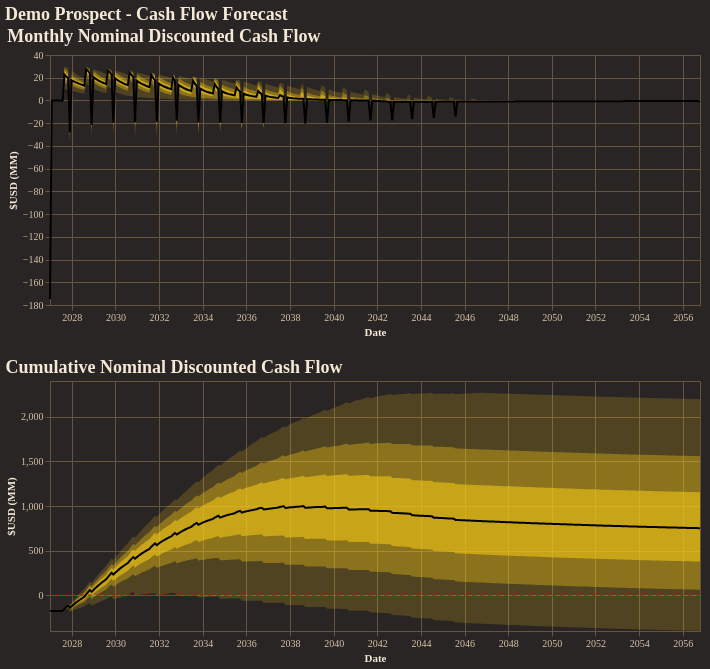

Source (notebook cell):
### Code cell
fig = reporter.plotter.combined_cash_flow_plot(
    figsize=(650, 250),
    backend=PLOTTING_BACKEND
)
fig.show()

### Figure 1 — Vega-Lite specification as saved in the notebook (floating-point values rounded to 4 significant figures; data arrays with more than 128 entries replaced by an {"elided": "..."} marker saying what was removed)
{"config": {"background": "#292524", "view": {"fill": "#292524", "stroke": "#665340"}, "title": {"color": "#f4e9d7", "font": "Merriweather", "fontSize": 18, "fontWeight": 600, "subtitleColor": "#d5c2a6", "anchor": "start"}, "axis": {"domainColor": "#665340", "gridColor": "#665340", "tickColor": "#665340", "labelColor": "#d5c2a6", "titleColor": "#f4e9d7", "labelFont": "Merriweather", "titleFont": "Merriweather"}, "legend": {"titleColor": "#f4e9d7", "labelColor": "#d5c2a6", "labelFont": "Merriweather", "titleFont": "Merriweather", "orient": "top-right", "symbolType": "circle"}, "header": {"labelColor": "#d5c2a6", "titleColor": "#f4e9d7", "labelFont": "Merriweather", "titleFont": "Merriweather"}, "mark": {"color": "#c78d3b"}, "line": {"color": "#c78d3b"}, "bar": {"color": "#c78d3b"}, "point": {"color": "#ddb06d"}, "area": {"color": "#c78d3b", "opacity": 0.35}, "text": {"color": "#f4e9d7", "font": "Merriweather"}, "range": {"category": ["#5DA5DA", "#F28E2B", "#59C36A", "#E15759", "#B07AA1", "#4ECDC4", "#FF9DA7", "#EDC948"]}}, "vconcat": [{"layer": [{"mark": {"type": "area", "color": "rgba(250, 204, 21, 1.0)", "opacity": 0.18}, "encoding": {"tooltip": [{"field": "date", "title": "Date", "type": "temporal"}, {"field": "p01", "format": ",.2f", "title": "P01", "type": "quantitative"}, {"field": "p10", "format": ",.2f", "title": "P10", "type": "quantitative"}, {"field": "p25", "format": ",.2f", "title": "P25", "type": "quantitative"}, {"field": "p50", "format": ",.2f", "title": "P50", "type": "quantitative"}, {"field": "p75", "format": ",.2f", "title": "P75", "type": "quantitative"}, {"field": "p90", "format": ",.2f", "title": "P90", "type": "quantitative"}, {"field": "p99", "format": ",.2f", "title": "P99", "type": "quantitative"}], "x": {"field": "date", "title": "Date", "type": "temporal"}, "y": {"field": "p01", "title": "$USD (MM)", "type": "quantitative"}, "y2": {"field": "p99"}}}, {"mark": {"type": "area", "color": "rgba(250, 204, 21, 1.0)", "opacity": 0.35}, "encoding": {"tooltip": [{"field": "date", "title": "Date", "type": "temporal"}, {"field": "p01", "format": ",.2f", "title": "P01", "type": "quantitative"}, {"field": "p10", "format": ",.2f", "title": "P10", "type": "quantitative"}, {"field": "p25", "format": ",.2f", "title": "P25", "type": "quantitative"}, {"field": "p50", "format": ",.2f", "title": "P50", "type": "quantitative"}, {"field": "p75", "format": ",.2f", "title": "P75", "type": "quantitative"}, {"field": "p90", "format": ",.2f", "title": "P90", "type": "quantitative"}, {"field": "p99", "format": ",.2f", "title": "P99", "type": "quantitative"}], "x": {"field": "date", "title": "Date", "type": "temporal"}, "y": {"field": "p10", "title": "$USD (MM)", "type": "quantitative"}, "y2": {"field": "p90"}}}, {"mark": {"type": "area", "color": "rgba(250, 204, 21, 1.0)", "opacity": 0.55}, "encoding": {"tooltip": [{"field": "date", "title": "Date", "type": "temporal"}, {"field": "p01", "format": ",.2f", "title": "P01", "type": "quantitative"}, {"field": "p10", "format": ",.2f", "title": "P10", "type": "quantitative"}, {"field": "p25", "format": ",.2f", "title": "P25", "type": "quantitative"}, {"field": "p50", "format": ",.2f", "title": "P50", "type": "quantitative"}, {"field": "p75", "format": ",.2f", "title": "P75", "type": "quantitative"}, {"field": "p90", "format": ",.2f", "title": "P90", "type": "quantitative"}, {"field": "p99", "format": ",.2f", "title": "P99", "type": "quantitative"}], "x": {"field": "date", "title": "Date", "type": "temporal"}, "y": {"field": "p25", "title": "$USD (MM)", "type": "quantitative"}, "y2": {"field": "p75"}}}, {"mark": {"type": "line", "color": "black", "strokeWidth": 2}, "encoding": {"tooltip": [{"field": "date", "title": "Date", "type": "temporal"}, {"field": "p01", "format": ",.2f", "title": "P01", "type": "quantitative"}, {"field": "p10", "format": ",.2f", "title": "P10", "type": "quantitative"}, {"field": "p25", "format": ",.2f", "title": "P25", "type": "quantitative"}, {"field": "p50", "format": ",.2f", "title": "P50", "type": "quantitative"}, {"field": "p75", "format": ",.2f", "title": "P75", "type": "quantitative"}, {"field": "p90", "format": ",.2f", "title": "P90", "type": "quantitative"}, {"field": "p99", "format": ",.2f", "title": "P99", "type": "quantitative"}], "x": {"field": "date", "title": "Date", "type": "temporal"}, "y": {"field": "p50", "title": "$USD (MM)", "type": "quantitative"}}}], "data": {"name": "data-53ab9e653ffdbb5b49daad0eb5450e3a"}, "height": 250, "title": "Monthly Nominal Discounted Cash Flow", "width": 650}, {"layer": [{"layer": [{"mark": {"type": "area", "color": "rgba(250, 204, 21, 1.0)", "opacity": 0.18}, "encoding": {"tooltip": [{"field": "date", "title": "Date", "type": "temporal"}, {"field": "p01", "format": ",.2f", "title": "P01", "type": "quantitative"}, {"field": "p10", "format": ",.2f", "title": "P10", "type": "quantitative"}, {"field": "p25", "format": ",.2f", "title": "P25", "type": "quantitative"}, {"field": "p50", "format": ",.2f", "title": "P50", "type": "quantitative"}, {"field": "p75", "format": ",.2f", "title": "P75", "type": "quantitative"}, {"field": "p90", "format": ",.2f", "title": "P90", "type": "quantitative"}, {"field": "p99", "format": ",.2f", "title": "P99", "type": "quantitative"}], "x": {"field": "date", "title": "Date", "type": "temporal"}, "y": {"field": "p01", "title": "$USD (MM)", "type": "quantitative"}, "y2": {"field": "p99"}}}, {"mark": {"type": "area", "color": "rgba(250, 204, 21, 1.0)", "opacity": 0.35}, "encoding": {"tooltip": [{"field": "date", "title": "Date", "type": "temporal"}, {"field": "p01", "format": ",.2f", "title": "P01", "type": "quantitative"}, {"field": "p10", "format": ",.2f", "title": "P10", "type": "quantitative"}, {"field": "p25", "format": ",.2f", "title": "P25", "type": "quantitative"}, {"field": "p50", "format": ",.2f", "title": "P50", "type": "quantitative"}, {"field": "p75", "format": ",.2f", "title": "P75", "type": "quantitative"}, {"field": "p90", "format": ",.2f", "title": "P90", "type": "quantitative"}, {"field": "p99", "format": ",.2f", "title": "P99", "type": "quantitative"}], "x": {"field": "date", "title": "Date", "type": "temporal"}, "y": {"field": "p10", "title": "$USD (MM)", "type": "quantitative"}, "y2": {"field": "p90"}}}, {"mark": {"type": "area", "color": "rgba(250, 204, 21, 1.0)", "opacity": 0.55}, "encoding": {"tooltip": [{"field": "date", "title": "Date", "type": "temporal"}, {"field": "p01", "format": ",.2f", "title": "P01", "type": "quantitative"}, {"field": "p10", "format": ",.2f", "title": "P10", "type": "quantitative"}, {"field": "p25", "format": ",.2f", "title": "P25", "type": "quantitative"}, {"field": "p50", "format": ",.2f", "title": "P50", "type": "quantitative"}, {"field": "p75", "format": ",.2f", "title": "P75", "type": "quantitative"}, {"field": "p90", "format": ",.2f", "title": "P90", "type": "quantitative"}, {"field": "p99", "format": ",.2f", "title": "P99", "type": "quantitative"}], "x": {"field": "date", "title": "Date", "type": "temporal"}, "y": {"field": "p25", "title": "$USD (MM)", "type": "quantitative"}, "y2": {"field": "p75"}}}, {"mark": {"type": "line", "color": "black", "strokeWidth": 2}, "encoding": {"tooltip": [{"field": "date", "title": "Date", "type": "temporal"}, {"field": "p01", "format": ",.2f", "title": "P01", "type": "quantitative"}, {"field": "p10", "format": ",.2f", "title": "P10", "type": "quantitative"}, {"field": "p25", "format": ",.2f", "title": "P25", "type": "quantitative"}, {"field": "p50", "format": ",.2f", "title": "P50", "type": "quantitative"}, {"field": "p75", "format": ",.2f", "title": "P75", "type": "quantitative"}, {"field": "p90", "format": ",.2f", "title": "P90", "type": "quantitative"}, {"field": "p99", "format": ",.2f", "title": "P99", "type": "quantitative"}], "x": {"field": "date", "title": "Date", "type": "temporal"}, "y": {"field": "p50", "title": "$USD (MM)", "type": "quantitative"}}}], "data": {"name": "data-99c22222ac412300c13ad885926b5d01"}, "title": "Cumulative Nominal Discounted Cash Flow"}, {"data": {"name": "data-42990c68f268a11fa16682fcd3437a6f"}, "mark": {"type": "rule", "color": "red", "strokeDash": [4, 4]}, "encoding": {"y": {"field": "zero", "type": "quantitative"}}}], "height": 250, "width": 650}], "title": "Demo Prospect - Cash Flow Forecast", "$schema": "https://vega.github.io/schema/vega-lite/v5.20.1.json", "datasets": {"data-53ab9e653ffdbb5b49daad0eb5450e3a": {"elided": "360 records"}, "data-99c22222ac412300c13ad885926b5d01": {"elided": "360 records"}, "data-42990c68f268a11fa16682fcd3437a6f": [{"zero": 0}]}}
